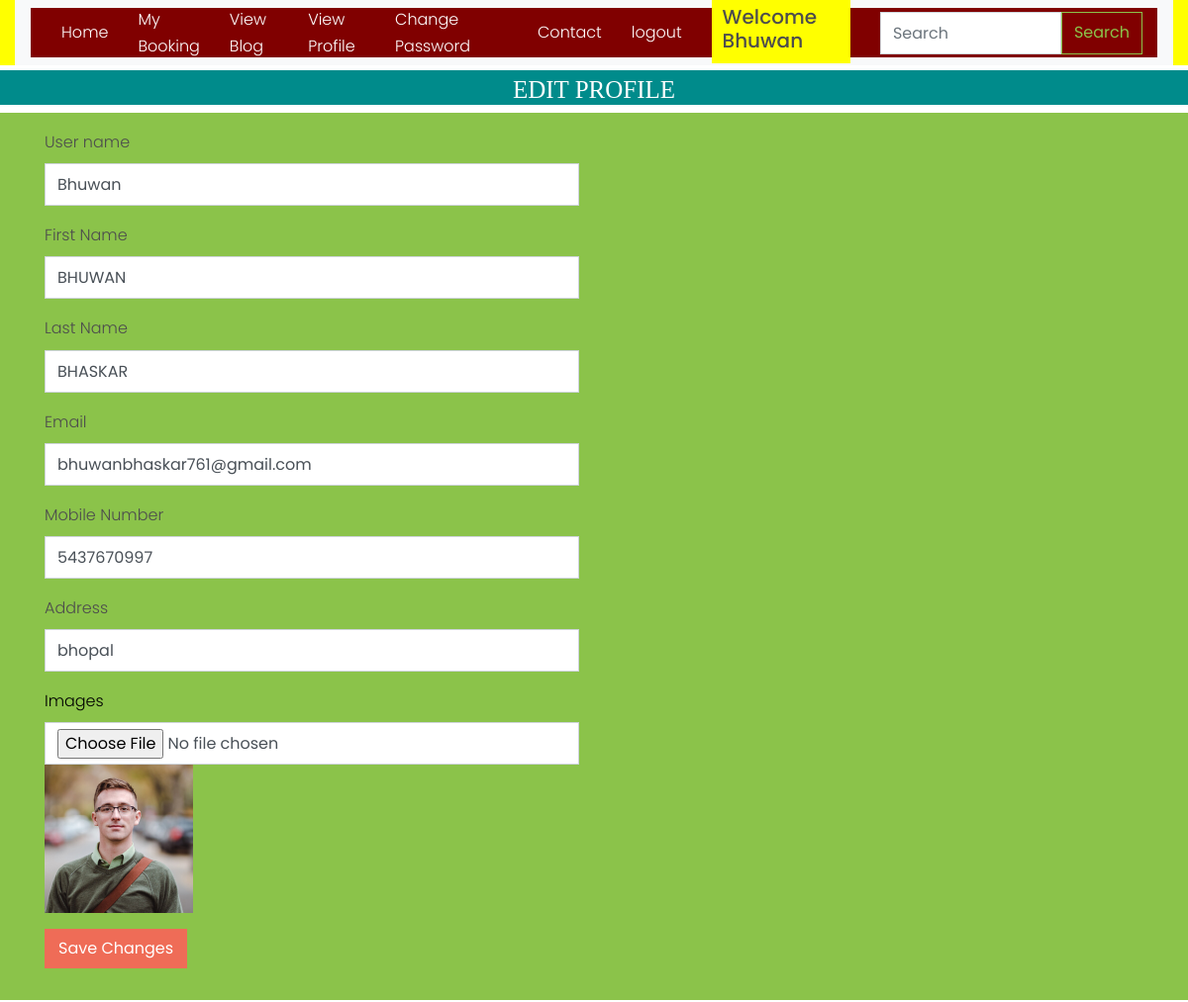
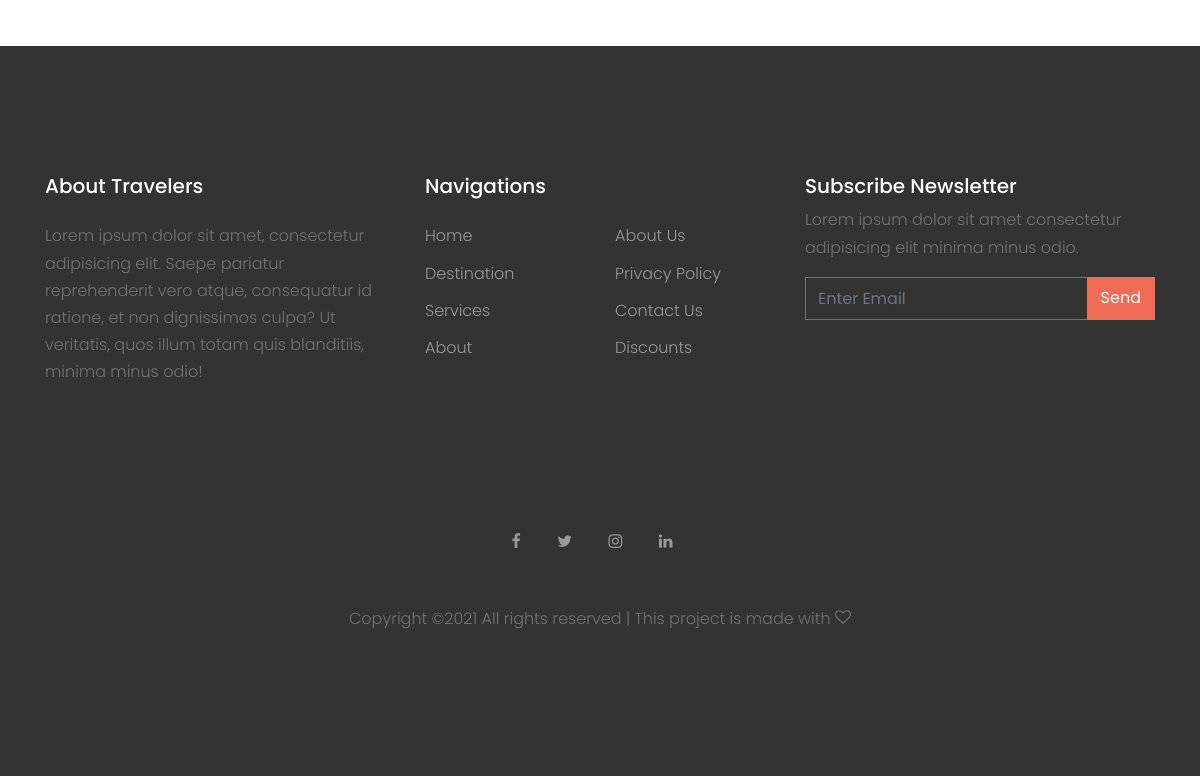
Screenshot of /edit_profile/ (signed in) with the database file from the repository (2 pictures, top to bottom).
### tour/models.py (models this page shows, shortened)
class User_Profile(models.Model):
    user = models.ForeignKey(User,on_delete=models.CASCADE,null=True)
    address = models.CharField(max_length=20)
    mobile = models.CharField(max_length=20)
    image = models.ImageField(null=True)

### tour/views.py (the view, shortened to what this page needs)
# urls.py: path('edit_profile/',views.edit_profile,name='edit_profile'),
def edit_profile(request):
    data=User_Profile.objects.get(user=request.user)
    return render(request,'edit_profile.html',{'data':data})

### tour/templates/edit_profile.html (shortened to what this page needs)
{% extends 'base.html' %}
{% block body %}
<center>
    <h1 style="font-size:25px; background-color:darkcyan;height:35px;color:white;padding:5px;margin-top:5px;font-family : 'Monotype Corsiva"
        align="center"> EDIT PROFILE </h1>
</center>
<div class="p-3 bg-success">
    <div class="container">
        <div class="row">
            <div class="col-md-12 mb-3">
                <div class="row">
                    <div class="col-md-12 col-lg-6">
                        <form action="" method="post" enctype="multipart/form-data">
                            <div class="form-group">
                                <label>User name</label>
                                <input type="text" name="username" class="form-control" value="{{data.user.username}}">
                            </div>
                            <div class="form-group">
                                <label>First Name</label>
                                <input type="text" name="first_name" class="form-control"
                                       value="{{data.user.first_name}}">
                            </div>
                            <div class="form-group">
                                <label>Last Name</label>
                                <input type="text" name="last_name" class="form-control"
                                       value="{{data.user.last_name}}">
                            </div>
                            <div class="form-group">
                                <label>Email</label>
                                <input type="email" name="email" class="form-control" value="{{data.user.email}}">
                            </div>
                            <div class="form-group">
                                <label>Mobile Number</label>
                                <input type="number" name="mobile" class="form-control" value="{{data.mobile}}">
                            </div>
                            <div class="form-group">
                                <label>Address</label>
                                <input type="text" name="address" class="form-control" value="{{data.address}}">
                            </div>
                                          <div class="row form-group">
                <div class="col-md-12">
                  <label class="text-black" >Images</label>
                  <input type="file" name="image"   class="form-control">
                </div>
                  <div class="col-md-12">
                  {% if data.image %}<img src="{{data.image.url}}" style="height:150px">{% endif %}
                </div>
              </div>
                            <div class="submit-section">
                                <button type="submit" class="btn btn-primary submit-btn">Save Changes</button>
                            </div>
                        </form>
                    </div>
                </div>
            </div>
        </div>
    </div>
</div>
{% endblock %}

### tour/templates/base.html (shortened to what this page needs)
<!DOCTYPE html>
<html lang="en">
<head>
    {% load static %}
    <link rel="stylesheet" href="{% static 'fonts/icomoon/style.css' %}">
    <link rel="stylesheet" href="{% static 'css/bootstrap.min.css' %}">
    <link rel="stylesheet" href="{% static 'css/magnific-popup.css' %}">
    <link rel="stylesheet" href="{% static 'css/jquery-ui.css' %}">
    <link rel="stylesheet" href="{% static 'css/owl.carousel.min.css' %}">
    <link rel="stylesheet" href="{% static 'css/owl.theme.default.min.css' %}">
    <link rel="stylesheet" href="https://cdnjs.cloudflare.com/ajax/libs/font-awesome/4.7.0/css/font-awesome.min.css">
    <link rel="stylesheet" href="{% static 'css/bootstrap-datepicker.css' %}">
    <link rel="stylesheet" href="{% static 'fonts/flaticon/font/flaticon.css' %}">
    <link rel="stylesheet" href="https://cdn.jsdelivr.net/npm/mediaelement@4.2.7/build/mediaelementplayer.min.css>
    <link rel=" href="{% static 'css/aos.css' %}">
    <link rel="stylesheet" href="{% static 'css/style.css' %}">
</head>
<body>
<header class="site-navbar " role="banner">
    <div class="container-fluid">
        <div class="row">
            <div class="col-12" style="background-color:yellow;">
                <nav class="navbar navbar-expand-lg navbar-light bg-light">
                    <div class="container-fluid" style="background-color:maroon;height:50px">
                        <div class="collapse navbar-collapse" id="navbarSupportedContent">
                            {% if request.user.is_staff %}
                            <ul class="navbar-nav me-auto mb-2 mb-lg-0">
                                <li class="active"><a href="{% url 'admin_home' %}">Dashboard</a></li>
                                <li><a href="{% url 'all_user' %}" style="margin-left:10px">All User</a></li>
                                <li><a href="{% url 'add_destination' %}"  style="margin-left:20px">Add Destination</a></li>
                                <li><a href="{% url 'add_blog' %}"  style="margin-left:20px">Add Blog</a></li>
                                <li><a href="{% url 'admin_viewblog' %}"  style="margin-left:20px">View Blog</a></li>
                                <li><a href="{% url 'view_destination' %}"  style="margin-left:20px">View Destination</a></li>
                                <li><a href="{% url 'view_booking' %}"  style="margin-left:20px">View Booking</a></li>
                                <li><a href="{% url 'view_contact' %}"  style="margin-left:20px">View Contact</a></li>
                                <li><a href="{% url 'Change_Password' %}"  style="margin-left:20px">Change Password</a></li>
                                 <li><a href="{% url 'logout' %}"  style="margin-left:20px">logout</a></li>
                                <li class="btn btn-warning"  style="margin-left:20px;background-color:yellow">Welcome {{request.user.username}}</li>
                                {% elif request.user.is_authenticated %}
                                    <a href="{% url 'home' %}" style="color:white">Home</a>
                        <a href="{% url 'my_booking' %}" style="margin-left:30px;color:white">My Booking</a>
                        <a href="{% url 'blog' %}" style="margin-left:30px;color:white">View Blog</a>
                               <a href="{% url 'view_profile' %}" style="margin-left:30px;color:white">View Profile</a>
                               <a href="{% url 'Change_Password' %}" style="margin-left:30px;color:white">Change Password</a>
                                    <a href="{% url 'contact' %}" style="margin-left:50px;color:white">Contact</a>
                               <a href="{% url 'logout' %}" onclick="return confirm('Are You Sure')" style="margin-left:30px;color:white">logout</a>
                                <h5 style="background-color:yellow;margin-left:30px;padding:1%"> Welcome {{request.user.username}}</h5>
                            {% endif %}
                            {% if not request.user.is_staff %}
                            <div align="right">
                                <form class="d-flex pull-right" method="post" action="/search/">
                                    <input class="form-control me-2" type="search" placeholder="Search"
                                           aria-label="Search" name="srh" style="margin-left:30px">
                                    <button class="btn btn-outline-success" type="submit">Search</button>
                                </form>
                            </div>
                            {% endif %}
                        </div>
                    </div>
                </nav>
            </div>
        </div>
    </div>
</header>
{% block body %}
{% endblock %}
<footer class="site-footer mt-5">
    <div class="container">
        <div class="row">
            <div class="col-lg-4">
                <div class="mb-5">
                    <h3 class="footer-heading mb-4">About Travelers</h3>
                    <p>Lorem ipsum dolor sit amet, consectetur adipisicing elit. Saepe pariatur reprehenderit vero
                        atque, consequatur id ratione, et non dignissimos culpa? Ut veritatis, quos illum totam quis
                        blanditiis, minima minus odio!</p>
                </div>
            </div>
            <div class="col-lg-4 mb-5 mb-lg-0">
                <div class="row mb-5">
                    <div class="col-md-12">
                        <h3 class="footer-heading mb-4">Navigations</h3>
                    </div>
                    <div class="col-md-6 col-lg-6">
                        <ul class="list-unstyled">
                            <li><a href="#">Home</a></li>
                            <li><a href="#">Destination</a></li>
                            <li><a href="#">Services</a></li>
                            <li><a href="#">About</a></li>
                        </ul>
                    </div>
                    <div class="col-md-6 col-lg-6">
                        <ul class="list-unstyled">
                            <li><a href="#">About Us</a></li>
                            <li><a href="#">Privacy Policy</a></li>
                            <li><a href="#">Contact Us</a></li>
                            <li><a href="#">Discounts</a></li>
                        </ul>
                    </div>
                </div>
            </div>
            <div class="col-lg-4 mb-5 mb-lg-0">
                <div class="mb-5">
                    <h3 class="footer-heading mb-2">Subscribe Newsletter</h3>
                    <p>Lorem ipsum dolor sit amet consectetur adipisicing elit minima minus odio.</p>
                    <form action="#" method="post">
                        <div class="input-group mb-3">
                            <input type="text" class="form-control border-secondary text-white bg-transparent"
                                   placeholder="Enter Email" aria-label="Enter Email" aria-describedby="button-addon2">
                            <div class="input-group-append">
                                <button class="btn btn-primary text-white" type="button" id="button-addon2">Send
                                </button>
                            </div>
                        </div>
                    </form>
                </div>
            </div>
        </div>
        <div class="row pt-5 mt-5 text-center">
            <div class="col-md-12">
                <div class="mb-5">
                    <a href="#" class="pl-0 pr-3"><span class="icon-facebook"></span></a>
                    <a href="#" class="pl-3 pr-3"><span class="icon-twitter"></span></a>
                    <a href="#" class="pl-3 pr-3"><span class="icon-instagram"></span></a>
                    <a href="#" class="pl-3 pr-3"><span class="icon-linkedin"></span></a>
                </div>
                <p>
                    Copyright &copy;<script>document.write(new Date().getFullYear());</script>
                    All rights reserved | This project is made with <i class="icon-heart-o" aria-hidden="true"></i>
                </p>
            </div>
        </div>
    </div>
</footer>
</body>
</html>

### tour/static/css/style.css (style rules this page uses)
body { line-height: 1.7; color: #4d4d4d; font-weight: 300; font-size: 1rem; }
a { -webkit-transition: .3s all ease; -o-transition: .3s all ease; transition: .3s all ease; }
h1, h2, h3, h4, h5, .h1, .h2, .h3, .h4, .h5 { font-family: "Poppins", -apple-system, BlinkMacSystemFont, "Segoe UI", Roboto, "Helvetica Neue", Arial, sans-serif, "Apple Color Emoji", "Segoe UI Emoji", "Segoe UI Symbol", "Noto Color Emoji"; }
.text-black { color: #000 !important; }
.btn { border-radius: 0; }
.btn.btn-primary { border: 2px solid transparent; }
.form-control { height: 43px; border-radius: 0; }
.site-footer { padding: 4em 0; background: #333333; }
@media (min-width: 768px) { .site-footer { padding: 8em 0; } }
.site-footer p { color: #737373; }
.site-footer h2, .site-footer h3, .site-footer h4, .site-footer h5 { color: #fff; }
.site-footer a { color: #999999; }
.site-footer ul li { margin-bottom: 10px; }
.site-footer .footer-heading { font-size: 20px; color: #fff; }
.site-navbar { margin-bottom: 0px; z-index: 1999; position: relative; }
.bg-light { background: #ccc; }

### tour/templates/base.html (style rules this page uses)
li { color:white; font-size:bold; }

### rows the page displays
User_Profile: username "Bhuwan", first_name "BHUWAN", last_name "BHASKAR", email "bhuwanbhaskar761@gmail.com", mobile "5437670997", address "bhopal", image (picture)

### other values shown
{{ request.user.username }} "Bhuwan"
